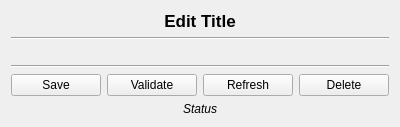
<?xml version="1.0" encoding="UTF-8"?>
<ui version="4.0">
 <class>EditForm</class>
 <widget class="QWidget" name="EditForm">
  <property name="geometry">
   <rect>
    <x>0</x>
    <y>0</y>
    <width>400</width>
    <height>127</height>
   </rect>
  </property>
  <property name="windowTitle">
   <string>PyQt - SQLAlchemy binder</string>
  </property>
  <layout class="QVBoxLayout" name="verticalLayout">
   <item>
    <widget class="QLabel" name="titleLabel">
     <property name="font">
      <font>
       <pointsize>13</pointsize>
       <weight>75</weight>
       <bold>true</bold>
      </font>
     </property>
     <property name="text">
      <string>Edit Title</string>
     </property>
     <property name="alignment">
      <set>Qt::AlignCenter</set>
     </property>
    </widget>
   </item>
   <item>
    <widget class="Line" name="line">
     <property name="orientation">
      <enum>Qt::Horizontal</enum>
     </property>
    </widget>
   </item>
   <item>
    <widget class="QWidget" name="formWidget" native="true"/>
   </item>
   <item>
    <widget class="Line" name="line_2">
     <property name="orientation">
      <enum>Qt::Horizontal</enum>
     </property>
    </widget>
   </item>
   <item>
    <layout class="QHBoxLayout" name="horizontalLayout">
     <item>
      <widget class="QPushButton" name="saveButton">
       <property name="text">
        <string>Save</string>
       </property>
      </widget>
     </item>
     <item>
      <widget class="QPushButton" name="validateButton">
       <property name="text">
        <string>Validate</string>
       </property>
      </widget>
     </item>
     <item>
      <widget class="QPushButton" name="refreshButton">
       <property name="text">
        <string>Refresh</string>
       </property>
      </widget>
     </item>
     <item>
      <widget class="QPushButton" name="deleteButton">
       <property name="text">
        <string>Delete</string>
       </property>
      </widget>
     </item>
    </layout>
   </item>
   <item>
    <widget class="QLabel" name="statusLabel">
     <property name="font">
      <font>
       <pointsize>9</pointsize>
       <italic>true</italic>
      </font>
     </property>
     <property name="text">
      <string>Status</string>
     </property>
     <property name="alignment">
      <set>Qt::AlignCenter</set>
     </property>
    </widget>
   </item>
  </layout>
 </widget>
 <resources/>
 <connections/>
</ui>
